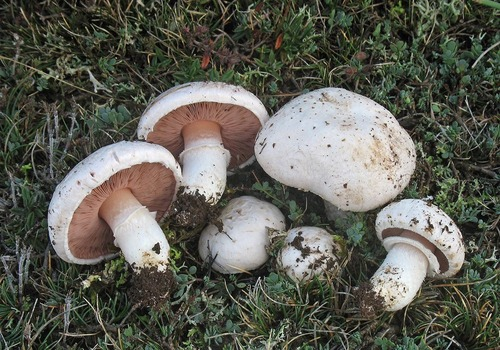
#> input picture images/agaricus-campestris.jpg, 500 x 350 px
$ python -i app.py   (imports and definitions only)
#> lines starting #> are read from the running program, lines starting #| are printed output that depends on the picture
### data/db.py
"""PostgreSQL load path for Spore Drop Index.

Builds the same in-memory SPECIES list shape the frontend already expects.
Falls back is handled by the caller (app.py) when DATABASE_URL is unset or
the load fails.
"""
from __future__ import annotations

import os
from typing import Any, Dict, List, Optional


# [151 lines left out: functions _connect, load_species_from_db, not called in this run]


def try_load_species() -> tuple[List[Dict[str, Any]], str]:
    """Load species from Postgres when DATABASE_URL is set.

    Returns (species_list, source_label). Raises on hard failure so caller
    can fall back to data/species.py.
    """
    if not os.environ.get("DATABASE_URL", "").strip():
        raise RuntimeError("DATABASE_URL not set")
    species = load_species_from_db()
    return species, "postgres"

### app.py
#!/usr/bin/env python3
# -*- coding: utf-8 -*-
"""
Spore Drop Index - backend server.

Zero-dependency: uses only the Python standard library so it runs anywhere
`python app.py` works (Python 3.7+). Serves a small JSON search API plus the
static frontend.

API
---
GET /api/species            list/search species (query params below)
GET /api/species/<id>       full record for one species
GET /api/facets             available filter values (for building the UI)
GET /api/lookalike-pairs    dangerous cross-species lookalike pairs (safety mode)
GET /                      frontend (index.html)

Query params for /api/species (all optional, combined with AND):
    q            free text  -> matches name, scientific_name, aliases, description
    edibility    one of: deadly, poisonous, inedible, unknown, edible, choice
    habitat      forest | grassland | cultivated
    substrate     ground | deadwood | dung | compost
    ecology      mycorrhizal | saprotrophic | parasitic
    spore_print  e.g. white, brown, green, ... (exact-ish match)
    cap_color    e.g. red, brown, ... (matches any cap color)
    gill_attachment  free | attached | decurrent | pores | n/a
    season       spring | summer | autumn | winter
    potency      low | moderate | high (psychoactive species only)
    regions      north-america | europe | asia | south-america | africa |
                 oceania | global (matches ANY of comma-separated values)
    bioluminescent  true | yes | 1  (species tagged as glow / foxfire fungi)
    host_trees   oak | pine | birch | ... (mycorrhizal host trees; ANY of
                 comma-separated values). Educational associations only.
    sort         name | edibility | random
"""
import json
import os
import sys
from http.server import BaseHTTPRequestHandler, ThreadingHTTPServer
from urllib.parse import urlparse, parse_qs
from functools import partial
from PIL import Image, ImageFilter

# Make the data package importable regardless of where the server is launched.
HERE = os.path.dirname(os.path.abspath(__file__))
sys.path.insert(0, HERE)

# Catalog auto-sync: when DATABASE_URL is set, hash data/species.py and
# reload Postgres only if the file changed (or CATALOG_FORCE_SYNC=1).
# Then prefer Postgres for SPECIES; fall back to the file on any failure.
_SPECIES_SOURCE = "species.py"
_CATALOG_SYNC_STATUS = None
# [23 lines not run here, left out]
try:
    from data.db import try_load_species  # noqa: E402

    SPECIES, _SPECIES_SOURCE = try_load_species()
except Exception as _db_err:  # noqa: BLE001
    from data.species import SPECIES as _FILE_SPECIES  # noqa: E402

    SPECIES = _FILE_SPECIES
    _SPECIES_SOURCE = "species.py"
    if os.environ.get("DATABASE_URL", "").strip():
        sys.stderr.write(
            "[mushroom-index] Postgres load failed (%s); using data/species.py\n"
            % _db_err
        )

# Optional image manifest (written by fetch_images.py). Maps species id ->
# {file, credit, license, source, taxon_id, matched_name}.
def _load_manifest():
    path = os.path.join(HERE, "images", "manifest.json")
    try:
        with open(path, encoding="utf-8") as f:
#> (reads images/manifest.json from the repository)
            return json.load(f)
    except OSError:
        return {}

MANIFEST = _load_manifest()

# --- AI-assisted identify via Gemini (optional, falls back to local) --------
# If GEMINI_API_KEY is set (Railway env var, never committed), we ask a real
# vision model to pick the closest matches from OUR dataset only -- it is
# given the species list and told to answer strictly from it, so it can't
# invent a species we don't carry. On any failure (no key, network error,
# bad response, rate limit) we fall back to the local visual-similarity
# matcher below so /api/identify never hard-fails.
import base64 as _base64
import urllib.request as _urlreq
import urllib.error as _urlerr

_GEMINI_MODEL = "gemini-3.1-flash-lite"
_GEMINI_URL = (
    "https://generativelanguage.googleapis.com/v1beta/models/"
    + _GEMINI_MODEL + ":generateContent"
)


def _gemini_api_key():
    return os.environ.get("GEMINI_API_KEY", "").strip()


# [6 lines left out: function _gemini_species_catalog, not called in this run]


# Max photos accepted per identify request (UI + API share this intent).
IDENTIFY_MAX_PHOTOS = 5
# Soft per-photo decode budget after multipart parse (bytes).
IDENTIFY_MAX_BYTES_EACH = 8 * 1024 * 1024


def _normalize_upload_paths(upload_path_or_paths):
    """Accept a single path or a list/tuple of paths; return a non-empty list."""
    if isinstance(upload_path_or_paths, (list, tuple)):
        paths = [p for p in upload_path_or_paths if p]
    elif upload_path_or_paths:
        paths = [upload_path_or_paths]
    else:
        paths = []
    if not paths:
        raise ValueError("No upload paths")
    return paths[:IDENTIFY_MAX_PHOTOS]


# [120 lines left out: functions _mime_for_image_path, identify_by_photo_ai, not called in this run]


# --- Photo-based "visual similarity" matcher (local, no external API) -------
# Cheap, dependency-free features (Pillow only): an HSV colour histogram plus
# an edge-density measure. This is NOT identification -- it ranks our indexed
# photos by how much they look like the uploaded one. The UI is required to
# present results as "visually similar", never "this is species X".
import math as _math

def _photo_features(img):
    """Return {hsv: [768 ints], edge: float} for a PIL image."""
    small = img.convert("RGB").resize((64, 64))
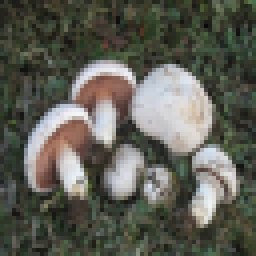
#> small: PIL image 64x64 RGB (shown 4 times larger); mean R, G, B 94, 94.4, 85
    hsv = small.convert("HSV").histogram()  # 256*3 bins
#> hsv = 768 values, max 207 at index 42, min 0 at index 1, mean 16
    edge = small.convert("L").filter(ImageFilter.FIND_EDGES).histogram()
#> edge = 256 values, max 1875 at index 0, min 0 at index 233, mean 16
    edge_density = sum(i * c for i, c in enumerate(edge)) / float(64 * 64 * 255)
#> edge_density = 0.2
    return {"hsv": hsv, "edge": edge_density}

def _features_from_file(path):
    with open(path, "rb") as f:
        return _photo_features(Image.open(f))

# [12 lines left out: function _dist, not called in this run]

# Precompute features for every indexed photo so an upload ranks in O(n).
_PHOTO_FEATURES = {}
# [7 lines not run here, left out]

def identify_by_photo(upload_path_or_paths, top_n=8):
    """Rank indexed species by visual similarity to one or more upload photos.

    Multiple paths are treated as different angles of the same mushroom: we
    take the *best* (lowest) distance per species across uploads, then rank.
    That rewards species that match any strong angle without averaging away
    a clear gill shot with a muddy habitat shot.
    Returns a list of dicts with id/name/edibility/similarity, best first.
    """
    paths = _normalize_upload_paths(upload_path_or_paths)
    queries = [_features_from_file(p) for p in paths]
#> queries = 1 item

    scored = []
    for s in SPECIES:
        f = _PHOTO_FEATURES.get(s["id"])
        if not f:
            continue
        # Best match across the user's photos (min distance).
        d = min(_dist(q, f) for q in queries)
        scored.append((d, s))
#> after the loop, scored = []
    if not scored:
        return []
    scored.sort(key=lambda t: t[0])
    lo = scored[0][0]
    hi = max(t[0] for t in scored)
    span = (hi - lo) or 1.0
    out = []
    for d, s in scored[:top_n]:
        sim = 1.0 - (d - lo) / span  # 1.0 = closest match
        rec = {
            "id": s["id"],
            "name": s["name"],
            "scientific_name": s["scientific_name"],
            "edibility": s.get("edibility"),
            "similarity": round(sim, 3),
        }
        img = with_image(s).get("image")
        if img:
            rec["image"] = img
        out.append(rec)
    return out


# --- Lookalike resolver -------------------------------------------------
# Lookalikes are stored as free-text {name, distinguish} with no id link.
# Resolve each to a species id when the named organism is in our dataset so
# the frontend can make the lookalike clickable.
import re as _re

# [19 lines left out: functions _slug, _esc_html, not called in this run]

# normalized term -> species id (first definition wins)
_LOOKUP = {}
# [3 lines not run here, left out]

# Canonical genus -> species id, used only when a lookalike names a genus we
# have exactly one (or one canonical) species of. Keeps "Psilocybe species",
# "Verpa species", "Young puffballs (Calvatia)", etc. clickable without
# hand-editing every lookalike entry.
_GENUS_MAP = {
    "psilocybe": "psilocybe-cubensis",
    "verpa": "verpa-bohemica",
    "calvatia": "calvatia-gigantea",
    "galerina": "galerina-marginata",
    "morchella": "morchella-esculenta",  # canonical edible morel
}


# [41 lines left out: function _resolve_lookalike, not called in this run]


# Shared-taxa deep links to mcpedia.earth (sitemap intersection).
try:
    from data.mcpedia_links import MCPEDIA_LINKS  # noqa: E402
except Exception:  # noqa: BLE001
    MCPEDIA_LINKS = {}


# [26 lines left out: function with_image, not called in this run]

# Vocabulary used for sorting edibility from safest to most dangerous.
EDIBILITY_ORDER = {
    "choice": 0, "edible": 1, "unknown": 2, "inedible": 3,
    "poisonous": 4, "deadly": 5,
}

# Human-friendly labels for edibility badges.
EDIBILITY_LABELS = {
    "choice": "Choice edible",
    "edible": "Edible",
    "unknown": "Unknown",
    "inedible": "Inedible",
    "poisonous": "Poisonous",
    "deadly": "Deadly",
}

# Vocabulary + labels for the psychoactive potency tier (subset of species).
POTENCY_ORDER = {"low": 0, "moderate": 1, "high": 2}
POTENCY_LABELS = {
    "low": "Low potency",
    "moderate": "Moderate potency",
    "high": "High potency",
}

# Controlled vocabulary + labels for the structured region filter.
REGION_LABELS = {
    "north-america": "North America",
    "europe": "Europe",
    "asia": "Asia",
    "south-america": "South America",
    "africa": "Africa",
    "oceania": "Oceania",
    "global": "Global / widespread",
}

# Boolean-ish trait facet: glow / foxfire fungi (curated tag on a subset).
BIOLUM_LABELS = {
    "true": "Bioluminescent only",
}

# Mycorrhizal host-tree associations (educational; not exclusive occurrence).
# Order controls facet chip ordering in the sidebar.
HOST_TREE_LABELS = {
    "oak": "Oak",
    "pine": "Pine",
    "birch": "Birch",
    "beech": "Beech",
    "fir": "Fir",
    "spruce": "Spruce",
    "hemlock": "Hemlock",
    "aspen": "Aspen",
    "poplar": "Poplar",
    "willow": "Willow",
    "hazel": "Hazel",
    "chestnut": "Chestnut",
    "larch": "Larch",
    "cedar": "Cedar",
    "maple": "Maple",
    "alder": "Alder",
    "hickory": "Hickory",
    "douglas-fir": "Douglas-fir",
    "tanoak": "Tanoak",
    "madrone": "Madrone",
    "eucalyptus": "Eucalyptus",
    "hardwoods": "Hardwoods (mixed)",
    "conifers": "Conifers (mixed)",
}


# [92 lines left out: function _matches_filters, not called in this run]


def build_facets():
    """Derive the set of selectable filter values from the dataset."""
    def collect(key, fn):
        out = set()
        for s in SPECIES:
            out.update(fn(s))
        return sorted(out)

    facets = {
        "edibility": [{"value": k, "label": EDIBILITY_LABELS[k]} for k in EDIBILITY_ORDER],
        "habitat": collect("habitat", lambda s: [s.get("habitat")] if s.get("habitat") else []),
        "substrate": collect("substrate", lambda s: [s.get("substrate")] if s.get("substrate") else []),
        "ecology": collect("ecology", lambda s: [s.get("ecology")] if s.get("ecology") else []),
        "spore_print": collect("spore_print", lambda s: [s.get("spore_print")] if s.get("spore_print") else []),
        "cap_color": collect("cap_color", lambda s: s.get("cap", {}).get("colors", [])),
        "gill_attachment": collect("gill", lambda s: [s.get("gills", {}).get("attachment")] if s.get("gills", {}).get("attachment") else []),
        "season": sorted({se for s in SPECIES for se in s.get("season", [])}),
        "potency": [{"value": k, "label": POTENCY_LABELS[k]} for k in POTENCY_ORDER
                    if any(s.get("potency") == k for s in SPECIES)],
        "regions": [{"value": k, "label": REGION_LABELS[k]} for k in REGION_LABELS
                    if any(k in s.get("regions", []) for s in SPECIES)],
        "bioluminescent": (
            [{"value": "true", "label": BIOLUM_LABELS["true"]}]
            if any(s.get("bioluminescent") for s in SPECIES)
            else []
        ),
        "host_trees": [
            {"value": k, "label": HOST_TREE_LABELS[k]}
            for k in HOST_TREE_LABELS
            if any(k in s.get("host_trees", []) for s in SPECIES)
        ],
    }
    return facets


FACETS = build_facets()


# --- Dangerous lookalike pairs -------------------------------------------
# Walks every species' resolved lookalikes (see _resolve_lookalike above) and
# surfaces cross-species pairs where the safety stakes are real: the two
# species have different edibility and at least one side is poisonous/deadly.
# Pairs where both sides are in the "safe-ish" tier (edible/choice) are not
# the safety-relevant case and are skipped, as are same-edibility pairs.
_DANGEROUS_TIERS = {"poisonous", "deadly"}


# [56 lines left out: functions _lookalike_brief, build_lookalike_pairs, search, not called in this run]


class Handler(BaseHTTPRequestHandler):
    server_version = "SporeDropIndex/1.0"

    # [335 lines left out: functions _send_json, _send_file, _origin, _send_species_page, do_GET, do_POST, not called in this run]

    def log_message(self, fmt, *args):  # quieter logs
        sys.stderr.write("[mushroom-index] " + (fmt % args) + "\n")


# [17 lines left out: function main, not called in this run]


# [2 lines not run here, left out]

>>> result = identify_by_photo('images/agaricus-campestris.jpg')
